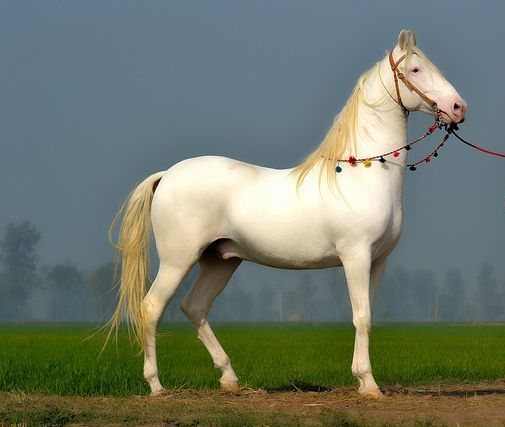
#> input picture horse.jpg, 505 x 427 px, found by its file name
$ jupyter execute 'LGMVIP TASK-4.ipynb'
#> lines starting #> are read from the running program, lines starting #| are printed output that depends on the picture
# LGMVIP Task2 - Image To Pencil Sketch With Python

# Name : Misba Shaikh

# Importing Libraries

[cell 1]
import cv2
from matplotlib import pyplot as plt

# Importing Image

[cell 2]
image = cv2.imread(r'C:\Users\Lenovo\OneDrive\Desktop\horse.jpg')
#> image is the input picture: shape (427, 505, 3); mean B, G, R 108, 121.8, 113.6

[cell 3]
image

# Original Image

[cell 4]
plt.imshow(image)
plt.axis(False)
plt.show()

# Convert To Gray Image

[cell 5]
grayImage = cv2.cvtColor(image,cv2.COLOR_BGR2GRAY)
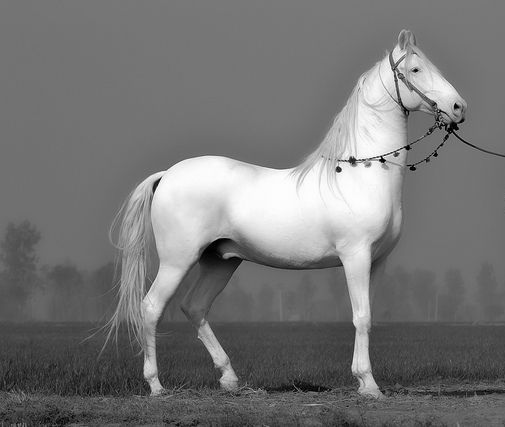
#> grayImage: shape (427, 505); min 0, max 254, mean 117.8
plt.axis(False)
plt.imshow(grayImage)
plt.show()

# Convert To Invert Image

[cell 6]
invertImage = cv2.bitwise_not(grayImage)
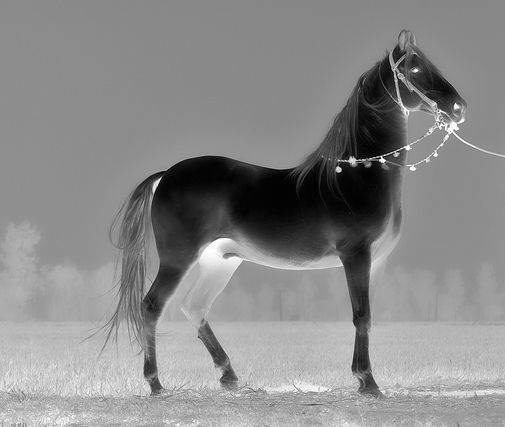
#> invertImage: shape (427, 505); min 1, max 255, mean 137.2
plt.axis(False)
plt.imshow(invertImage)
plt.show()

# Convert To Smooth Image

[cell 7]
image_smoothing = cv2.GaussianBlur(invertImage, (21,21),sigmaX=0, sigmaY=0)
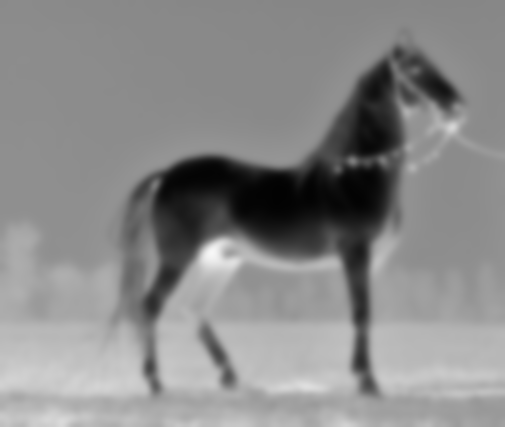
#> image_smoothing: shape (427, 505); min 2, max 247, mean 137.2
plt.axis(False)
plt.imshow(image_smoothing)
plt.show()

[cell 8]
def dodgeV2(x,y):
    return cv2.divide(x,255-y, scale=256)
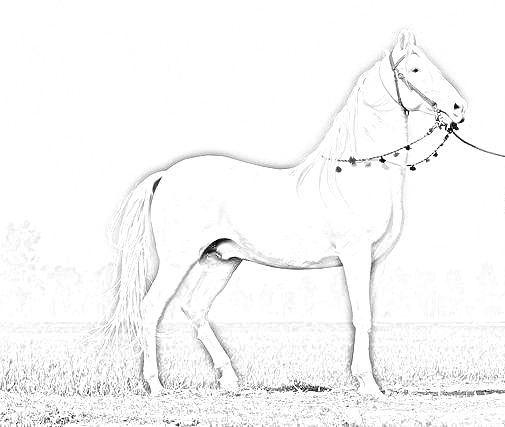
#> returned value: shape (427, 505); min 0, max 255, mean 247.9
